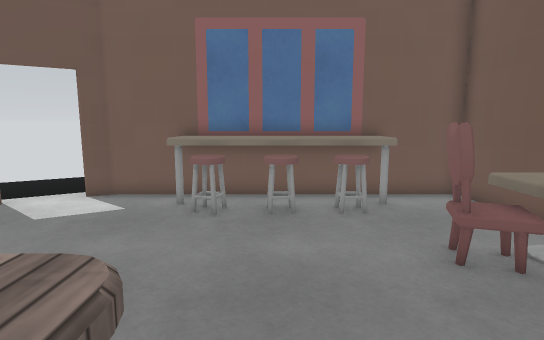
view 1 (above)

13 first-person views from a walk through a 3-D level made in the Unity game engine. The camera is 1.3 m above the floor, tilts 8° down and sees 80° across. The floor is counted in squares, 0.5 m on a side. Each view is taken from the middle of a square. On the plan, view 1 faces up. The plan holds only what a view shows up to about 20 squares ahead; the rest is blank. The place goes on beyond the plan. Some animated figures are left out. Some surface patterns are stand-ins.

view 2
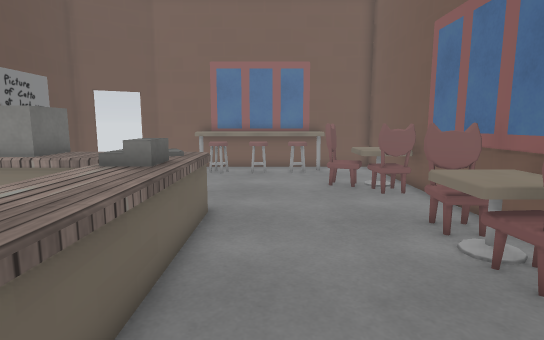

view 3
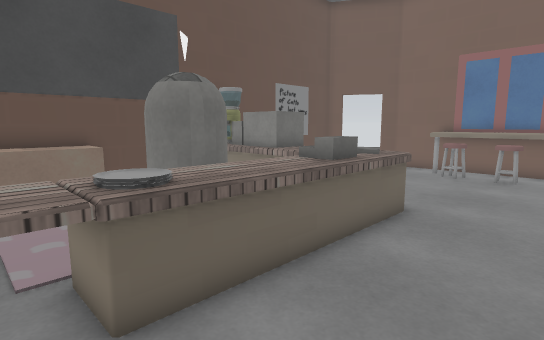

view 4
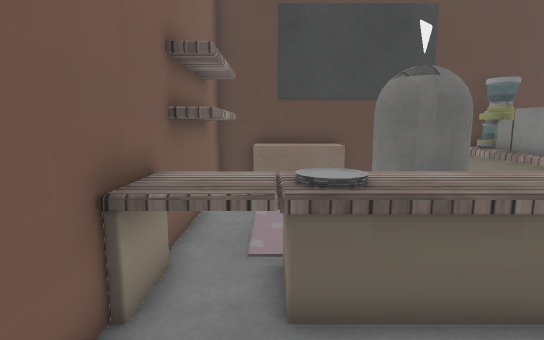

view 5
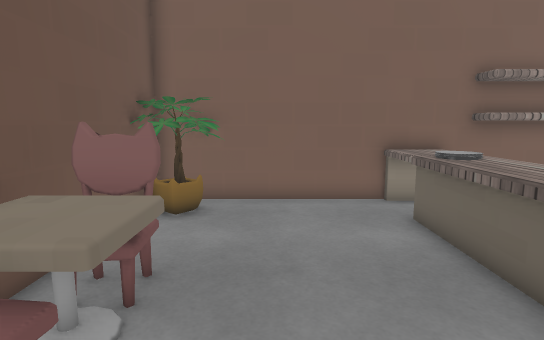

view 6
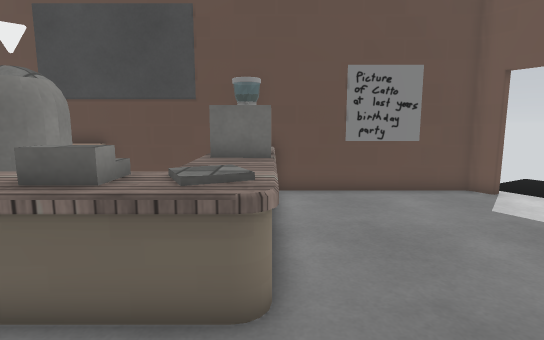

view 7
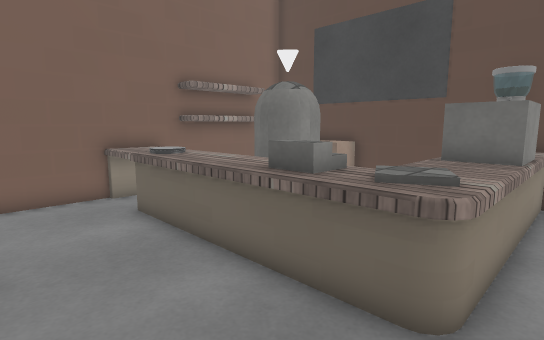

view 8
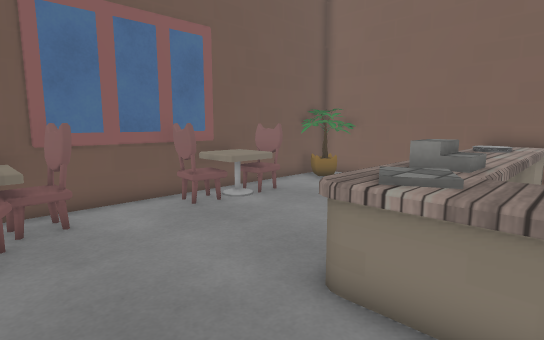

view 9
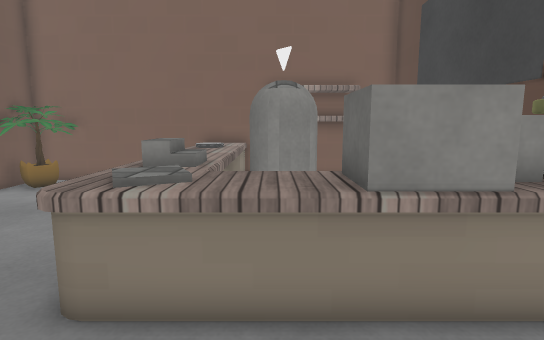

view 10
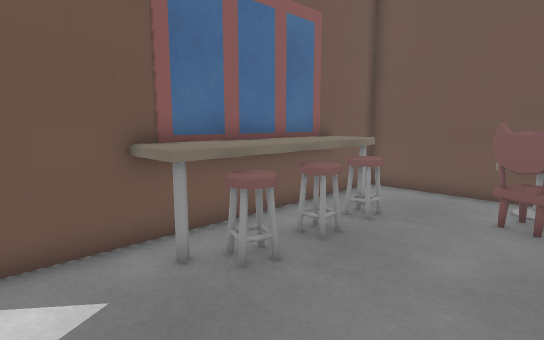

view 11
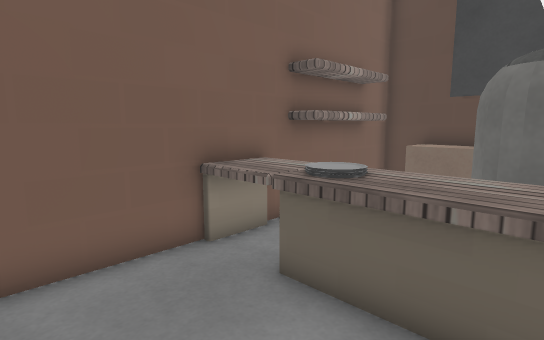

view 12
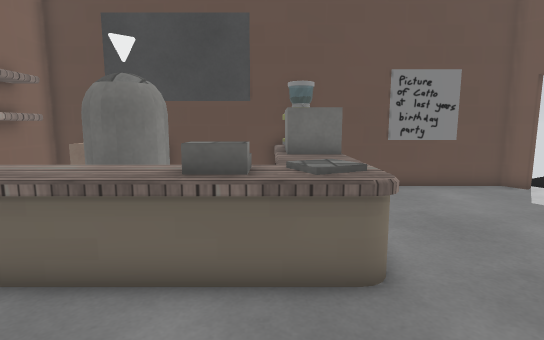

view 13
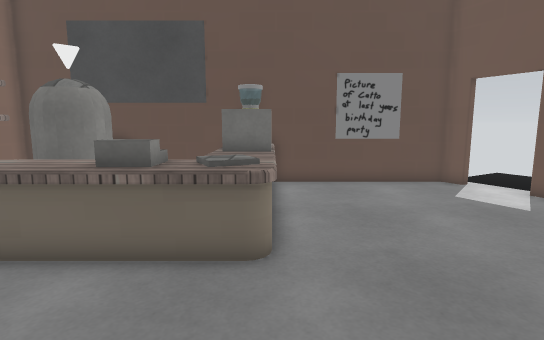

### Floor plan
Points are (right, up) in squares from view 1. A wall is a line through its corners. A room is listed if a view was taken in it or the views show most of it. See-through windows are left out.
Room 1 (views 1, 2, 3, 4, 5, 6, 7, 8, 9, 10, 11, 12, 13)
walls: (-9.6, -0.4) (-9.6, -4.6); (7, 6.5) (7, 11.9) (-5.9, 11.9) (-6.7, 11.5); (-3.5, -9.1) (7, -9.1) (7, 4.9); (-9.6, -7.4) (-9.6, -9.1) (-7.4, -9.1); (-8.8, 10.3) (-9.6, 9.8) (-9.6, 2.4)
ways out: opening at (-7.3, 11)
objects: block (-10, -7) to (-8, -4); other object (-10, 0) to (-8, 2); shelf (-8, -9) to (-4, -8); block (-8, 1) to (-7, 1); block (-7, 0) to (-5, 2); other object (-5, -9) to (-1, 2); other object (-5, -5) to (-4, -3); table (-3, 10) to (4, 11); block (-2, -1) to (-1, -1); stool (-2, 9) to (-1, 10); stool (0, 9) to (1, 10); stool (2, 9) to (3, 10); chair (3, 6) to (4, 7); other object (5, -8) to (7, -6); chair (5, -4) to (6, -3); table (5, -2) to (6, -1); chair (5, 0) to (6, 1); chair (5, 4) to (6, 4); table (5, 7) to (6, 7)

Where each view was taken, in squares from view 1:
view 1: 0 up, 0 right, facing up
view 2: 8 down, 1 right, facing up
view 3: 8 down, 3 right, facing up-left
view 4: 7 down, 3 right, facing left
view 5: 2 up, 3 right, facing down
view 6: 2 up, 3 right, facing left
view 7: 3 up, 3 right, facing down-left
view 8: 6 up, 4 left, facing down-right
view 9: 6 up, 4 left, facing down
view 10: 5 up, 6 left, facing up-right
view 11: 3 down, 3 right, facing down-left
view 12: 0 up, 4 right, facing left
view 13: 2 up, 5 right, facing left
